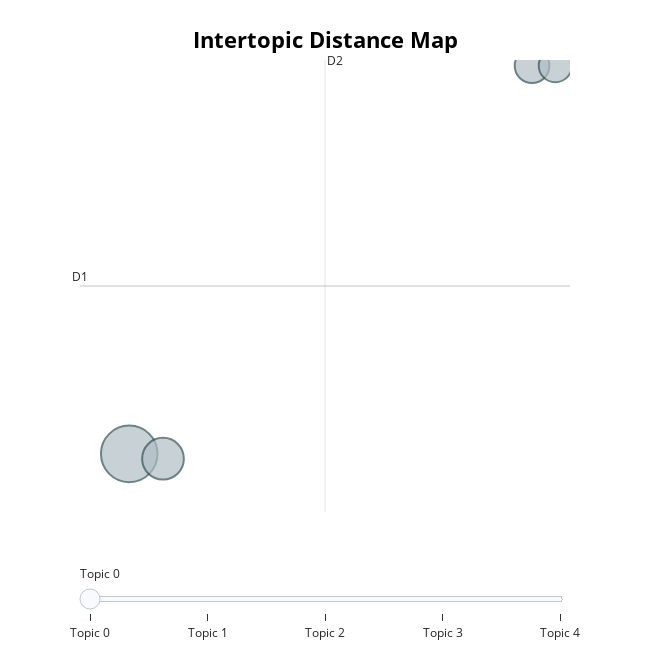

Here is the notebook cell this chart was saved with:
### Code cell
topic_model.visualize_topics()

### Figure 1 — Plotly figure (JSON) as saved in the notebook; plotly's stock layout.template omitted (floating-point values rounded to 4 significant figures)
{"data": [{"customdata": [[-10.04, -20.34, 0, "skatterådet | spørger | bekræfte | bekræfter | danmark", 1616], [null, null, 1, "øvrige | frigivelse | friere | frifandt | frifandtes", 1267], [-9.005, -20.62, 2, "retten | fandt | sagsøgeren | grundlag | godtgjort", 878], [2.283, 2.187, 3, "frifundet | skatteministeriet | baggrund | hele | heraf", 606], [2.994, 2.194, 4, "stadfæstede | byrettens | dom | landsretten | br", 553]], "hovertemplate": "<b>Topic %{customdata[2]}</b><br>Words: %{customdata[3]}<br>Size: %{customdata[4]}", "legendgroup": "", "marker": {"color": "#B0BEC5", "line": {"color": "DarkSlateGrey", "width": 2}, "size": [1616, 1267, 878, 606, 553], "sizemode": "area", "sizeref": 1.01, "symbol": "circle"}, "mode": "markers", "name": "", "orientation": "v", "showlegend": false, "type": "scatter", "x": [-10.04, null, -9.005, 2.283, 2.994], "xaxis": "x", "y": [-20.34, null, -20.62, 2.187, 2.194], "yaxis": "y"}], "layout": {"annotations": [{"showarrow": false, "text": "D1", "x": -11.54, "y": -10.6, "yshift": 10}, {"showarrow": false, "text": "D2", "x": -4.05, "xshift": 10, "y": 2.523}], "height": 650, "hoverlabel": {"bgcolor": "white", "font": {"family": "Rockwell", "size": 16}}, "legend": {"itemsizing": "constant", "tracegroupgap": 0}, "margin": {"t": 60}, "shapes": [{"line": {"color": "#CFD8DC", "width": 2}, "type": "line", "x0": -4.05, "x1": -4.05, "y0": -23.72, "y1": 2.523}, {"line": {"color": "#9E9E9E", "width": 2}, "type": "line", "x0": -11.54, "x1": 3.443, "y0": -10.6, "y1": -10.6}], "sliders": [{"active": 0, "pad": {"t": 50}, "steps": [{"args": [{"marker.color": [["red", "#B0BEC5", "#B0BEC5", "#B0BEC5", "#B0BEC5"]]}], "label": "Topic 0", "method": "update"}, {"args": [{"marker.color": [["#B0BEC5", "red", "#B0BEC5", "#B0BEC5", "#B0BEC5"]]}], "label": "Topic 1", "method": "update"}, {"args": [{"marker.color": [["#B0BEC5", "#B0BEC5", "red", "#B0BEC5", "#B0BEC5"]]}], "label": "Topic 2", "method": "update"}, {"args": [{"marker.color": [["#B0BEC5", "#B0BEC5", "#B0BEC5", "red", "#B0BEC5"]]}], "label": "Topic 3", "method": "update"}, {"args": [{"marker.color": [["#B0BEC5", "#B0BEC5", "#B0BEC5", "#B0BEC5", "red"]]}], "label": "Topic 4", "method": "update"}]}], "title": {"font": {"color": "Black", "size": 22}, "text": "<b>Intertopic Distance Map", "x": 0.5, "xanchor": "center", "y": 0.95, "yanchor": "top"}, "width": 650, "xaxis": {"anchor": "y", "domain": [0, 1], "range": [-11.54, 3.443], "title": {"text": ""}, "visible": false}, "yaxis": {"anchor": "x", "domain": [0, 1], "range": [-23.72, 2.523], "title": {"text": ""}, "visible": false}}}
